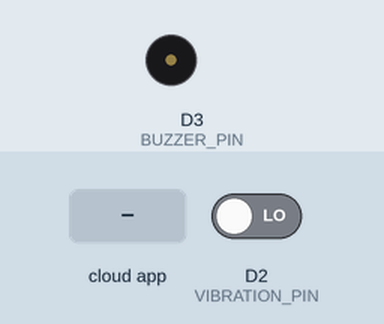
Simulated run of this sketch. Board: ESP8266 (NodeMCU). Parts: buzzer (waves = sounding). Inputs (shaded band) come from the test bench; at power-on: D2 (VIBRATION_PIN) LOW. WiFi joins after 1.5 s; servers stay silent unless stated; the Firebase database answers and starts empty; what the sketch prints to the serial monitor is not drawn.

Above: at 2.8 s.
2.9 s: the phone or cloud app sets buzz to 1
At 3.5 s:
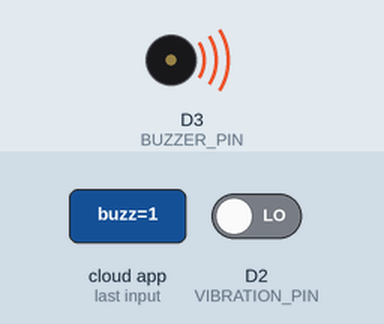
Timing chart, 0 to 5.9 s (numbered marks = the images above; inputs shaded):
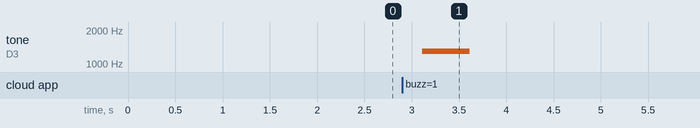

Measured:
- after the input at 2.9 s, tone on D3 (BUZZER_PIN): silent → 1300 Hz after 0.21 s, → silent 0.50 s later

The sketch:

yha-iot-firebase-vibration-sensor.ino
```cpp
#include <ESP8266WiFi.h>
#include <FirebaseArduino.h>
#define FIREBASE_HOST "YOUR_FIREBASE_PROJECT.firebaseio.com"
#define FIREBASE_AUTH "YOUR FIREBASE AUTHORIZATION KEY"
#define WIFI_SSID "YOUR_SSID"
#define WIFI_PASSWORD "YOUR_PASSWORD"
#define VIBRATION_PIN D2
#define BUZZER_PIN D3

void setup()
{
  Serial.begin(9600);

  setupWiFi();

  pinMode(VIBRATION_PIN, INPUT);
  pinMode(BUZZER_PIN, OUTPUT);

  Firebase.begin(FIREBASE_HOST, FIREBASE_AUTH);
  Firebase.setBool("share/buzz", false);
  if(Firebase.success()){
    Serial.print("Firebase write success!");
  } else {
    Serial.print("Firebase write failed!");
    Serial.println("");
    Serial.print(Firebase.error());
  }
  Serial.println("");
}

int timePassed (int time) {
  int diff = 0;
  if (millis() <= time) {
    diff = (69666 - time) + millis();
  } else {
    diff = millis() - time;
  }
  return diff;
}
long vibration;
int checkFirebaseTime = 0;
bool buzz = false;
bool buzzing = false;
void loop()
{
  if (timePassed (checkFirebaseTime) >= 1000) {
    setVibration();
    buzz = Firebase.getBool("share/buzz");
    if(buzz && Firebase.success() && !buzzing) buzzBuzzer();
    checkFirebaseTime = millis();
  }
}

void buzzBuzzer(){
  buzzing = true;
  Firebase.setBool("share/buzz", false);
  Serial.print("\n");
  Serial.println("Buzzing Buzzer");
  Serial.print("\n");
  //tone( pin number, frequency in hertz, duration in milliseconds);
  tone(BUZZER_PIN,1300,500);
  delay(500);
  digitalWrite(BUZZER_PIN,LOW);
  buzzing = false;
}

void setVibration(){
  delay(10);
  vibration = pulseIn(VIBRATION_PIN, HIGH);
  Serial.print("\n");
  Serial.print("Vibration: ");
  Serial.print(vibration);
  Serial.print("\n");
  Firebase.setInt("share/vibration",vibration);
  if(vibration > 9000){
    Firebase.setBool("share/buzz",true);
  }
}

void setupWiFi()
{
  WiFi.mode(WIFI_STA);
  WiFi.begin(WIFI_SSID, WIFI_PASSWORD);
  Serial.print("connecting");
  while (WiFi.status() != WL_CONNECTED) {
    Serial.print(".");
    delay(500);
  }
  Serial.println();
  Serial.print("Connected to ");
  Serial.println(WiFi.SSID());
  Serial.println();
}
```
